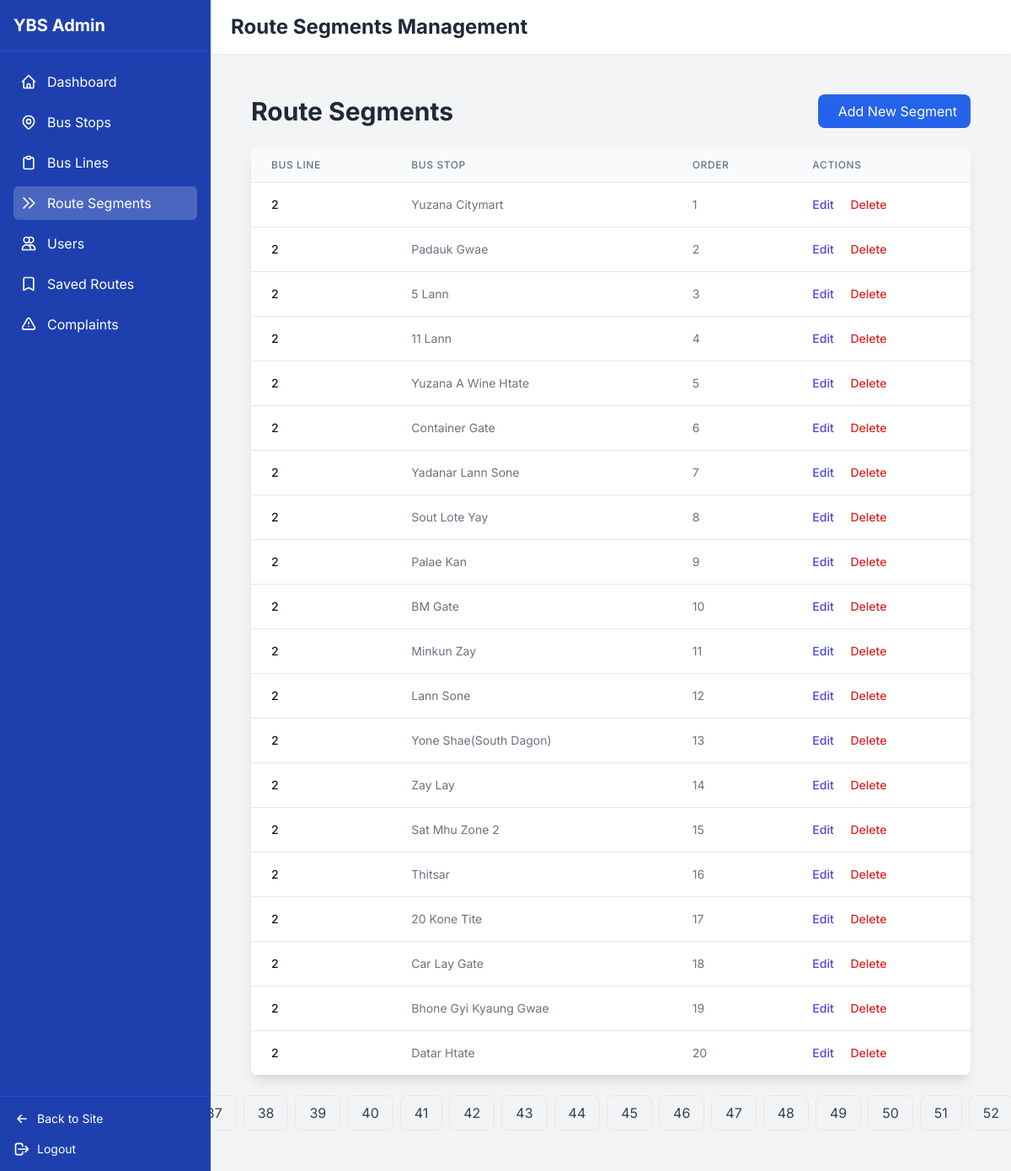
The app's page /admin-dashboard/route-segments/ (signed in) with its own data.
### bus_routes/models.py (models this page shows, shortened)
class RouteSegment(models.Model):
    bus_line = models.ForeignKey(BusLine, on_delete=models.CASCADE, related_name='route_segments',
                                 verbose_name="Bus Line")
    bus_stop = models.ForeignKey(BusStop, on_delete=models.CASCADE, related_name='route_segments',
                                 verbose_name="Bus Stop")
    order = models.IntegerField(verbose_name="Stop Order")  # Order of the stop on the route
    class Meta:
        ordering = ['bus_line', 'order']
        unique_together = ('bus_line', 'bus_stop', 'order')  # Order of a stop must be unique within a bus line
        verbose_name = "Route Segment"
        verbose_name_plural = "Route Segments"

class BusLine(models.Model):
    line_number = models.IntegerField(unique=True, verbose_name="Bus Line Number")
    description = models.TextField(blank=True, verbose_name="Description")
    class Meta:
        verbose_name = "Bus Line"
        verbose_name_plural = "Bus Lines"

class BusStop(models.Model):
    name_mm = models.CharField(max_length=255, verbose_name="Stop Name (Myanmar)")
    name_en = models.CharField(max_length=255, verbose_name="Stop Name (English)")
    road_name_mm = models.CharField(max_length=255, blank=True, null=True, verbose_name="Road Name (Myanmar)")
    road_name_en = models.CharField(max_length=255, blank=True, null=True, verbose_name="Road Name (English)")
    latitude = models.DecimalField(max_digits=9, decimal_places=6, null=True, blank=True, verbose_name="Latitude")
    longitude = models.DecimalField(max_digits=9, decimal_places=6, null=True, blank=True, verbose_name="Longitude")
    class Meta:
        verbose_name = "Bus Stop"
        verbose_name_plural = "Bus Stops"
        unique_together = (('name_mm', 'road_name_mm'), ('name_en', 'road_name_en'))

### bus_routes/views.py (the view)
# urls.py: path('admin-dashboard/route-segments/', views.admin_route_segments, name='admin_route_segments'),
@user_passes_test(is_admin)
def admin_route_segments(request):
    segments_list = RouteSegment.objects.all().order_by('bus_line__line_number', 'order').select_related('bus_line',
                                                                                                         'bus_stop')
    paginator = Paginator(segments_list, 20)  # Show 20 segments per page
    page_number = request.GET.get('page')
    page_obj = paginator.get_page(page_number)
    return render(request, 'admin_route_segments.html', {
        'active_tab': 'route_segments',
        'segments': page_obj
    })

### bus_routes/views.py (called while the page is built)
def is_admin(user):
    return user.is_authenticated and user.is_staff

### templates/admin_route_segments.html (shortened to what this page needs)
{% extends "admin_dashboard.html" %}
{% block header_title %}Route Segments Management{% endblock %}
{% block content %}
    <div class="p-6">
        <div class="flex justify-between items-center mb-6">
            <h1 class="text-3xl font-bold text-gray-800">Route Segments</h1>
            <a href="{% url 'admin_route_segment_add' %}" class="bg-blue-600 text-white px-4 py-2 rounded-lg hover:bg-blue-700 transition-all duration-200">
                Add New Segment
            </a>
        </div>
        {% if segments %}
        <div class="bg-white shadow-lg rounded-lg overflow-hidden">
            <table class="min-w-full divide-y divide-gray-200">
                <thead class="bg-gray-50">
                    <tr>
                        <th class="px-6 py-3 text-left text-xs font-medium text-gray-500 uppercase tracking-wider">Bus Line</th>
                        <th class="px-6 py-3 text-left text-xs font-medium text-gray-500 uppercase tracking-wider">Bus Stop</th>
                        <th class="px-6 py-3 text-left text-xs font-medium text-gray-500 uppercase tracking-wider">Order</th>
                        <th class="px-6 py-3 text-left text-xs font-medium text-gray-500 uppercase tracking-wider">Actions</th>
                    </tr>
                </thead>
                <tbody class="bg-white divide-y divide-gray-200">
                    {% for segment in segments %}
                    <tr>
                        <td class="px-6 py-4 whitespace-nowrap text-sm font-medium text-gray-900">{{ segment.bus_line.line_number }}</td>
                        <td class="px-6 py-4 whitespace-nowrap text-sm text-gray-500">{{ segment.bus_stop.name_en }}</td>
                        <td class="px-6 py-4 whitespace-nowrap text-sm text-gray-500">{{ segment.order }}</td>
                        <td class="px-6 py-4 whitespace-nowrap text-sm font-medium">
                            <a href="{% url 'admin_route_segment_edit' segment.id %}" class="text-indigo-600 hover:text-indigo-900 mr-4">Edit</a>
                            <a href="{% url 'admin_route_segment_delete' segment.id %}" class="text-red-600 hover:text-red-900" onclick="return confirm('Are you sure you want to delete this route segment?')">Delete</a>
                        </td>
                    </tr>
                    {% endfor %}
                </tbody>
            </table>
        </div>
        {% if segments.has_other_pages %}
        <div class="flex justify-center items-center mt-6">
            <nav class="flex items-center space-x-2">
                {% for i in segments.paginator.page_range %}
                    {% if segments.number == i %}
                        <span class="px-4 py-2 border rounded-lg bg-blue-600 text-white font-bold">{{ i }}</span>
                    {% else %}
                        <a href="?page={{ i }}" class="px-4 py-2 border rounded-lg text-gray-700 hover:bg-gray-200 transition-all duration-200">{{ i }}</a>
                    {% endif %}
                {% endfor %}
            </nav>
        </div>
        {% endif %}
        {% else %}
            <p class="text-gray-500">No route segments found. Add one to get started.</p>
        {% endif %}
    </div>
{% endblock %}

### templates/admin_dashboard.html (style rules this page uses)
body { font-family: 'Inter', sans-serif; background-color: #f3f4f6; }

### records on screen
RouteSegment: bus_line.line_number "2", bus_stop.name_en "Yuzana Citymart", order "1"
RouteSegment: bus_line.line_number "2", bus_stop.name_en "Padauk Gwae", order "2"
RouteSegment: bus_line.line_number "2", bus_stop.name_en "5 Lann", order "3"
RouteSegment: bus_line.line_number "2", bus_stop.name_en "11 Lann", order "4"
RouteSegment: bus_line.line_number "2", bus_stop.name_en "Yuzana A Wine Htate", order "5"
RouteSegment: bus_line.line_number "2", bus_stop.name_en "Container Gate", order "6"
RouteSegment: bus_line.line_number "2", bus_stop.name_en "Yadanar Lann Sone", order "7"
RouteSegment: bus_line.line_number "2", bus_stop.name_en "Sout Lote Yay", order "8"
RouteSegment: bus_line.line_number "2", bus_stop.name_en "Palae Kan", order "9"
RouteSegment: bus_line.line_number "2", bus_stop.name_en "BM Gate", order "10"
RouteSegment: bus_line.line_number "2", bus_stop.name_en "Minkun Zay", order "11"
RouteSegment: bus_line.line_number "2", bus_stop.name_en "Lann Sone", order "12"
RouteSegment: bus_line.line_number "2", bus_stop.name_en "Yone Shae(South Dagon)", order "13"
RouteSegment: bus_line.line_number "2", bus_stop.name_en "Zay Lay", order "14"
RouteSegment: bus_line.line_number "2", bus_stop.name_en "Sat Mhu Zone 2", order "15"
RouteSegment: bus_line.line_number "2", bus_stop.name_en "Thitsar", order "16"
RouteSegment: bus_line.line_number "2", bus_stop.name_en "20 Kone Tite", order "17"
RouteSegment: bus_line.line_number "2", bus_stop.name_en "Car Lay Gate", order "18"
RouteSegment: bus_line.line_number "2", bus_stop.name_en "Bhone Gyi Kyaung Gwae", order "19"
RouteSegment: bus_line.line_number "2", bus_stop.name_en "Datar Htate", order "20"

### other values on screen
{{ i }} "38" "39" "40" "41" "42" "43" "44" "45" "46" "47" "48" "49" "50" "51" "52"
